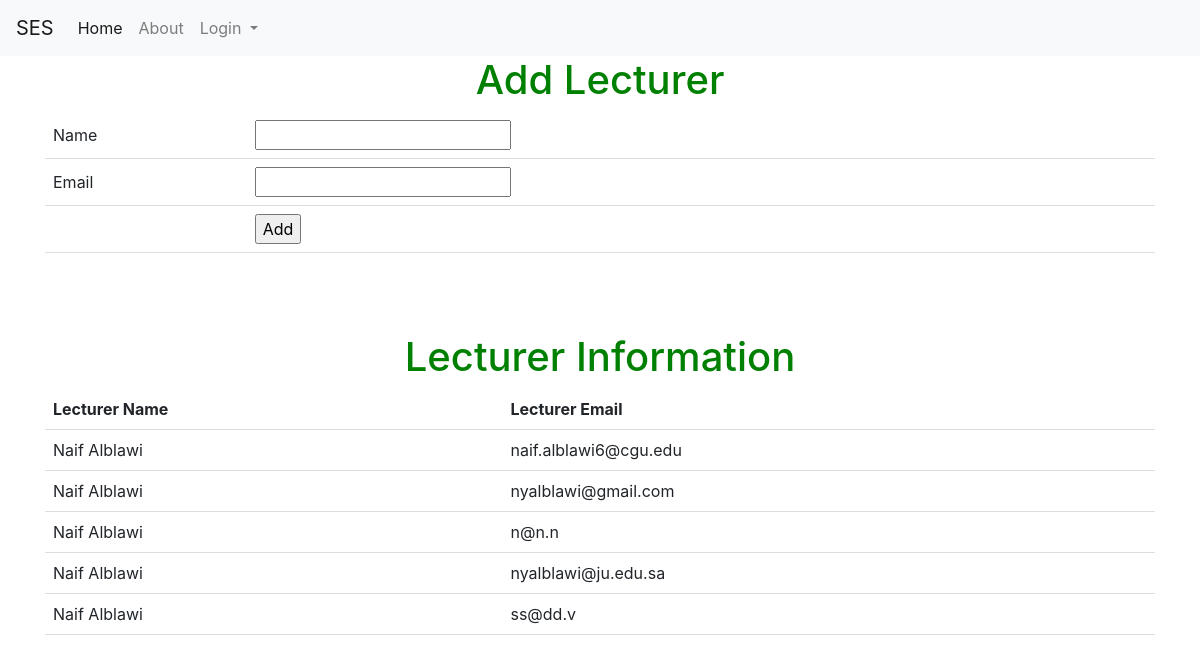
Page /saverecord on the committed database.
### tables this page shows
CREATE TABLE lec (lec_id INTEGER PRIMARY KEY AUTOINCREMENT UNIQUE, lec_name CHAR, lec_email CHAR CONSTRAINT lec_id UNIQUE ON CONFLICT IGNORE);

### auth.py (the view, shortened to what this page needs)
@auth.route("/saverecord",methods = ["POST","GET"])
def saveRecord():
    if request.method=='GET':
        con = sqlite3.connect("instance/db.sqlite")
        cur = con.cursor()
        cur.execute("SELECT * FROM lec")
        data6 = cur.fetchall()
        return render_template('add_lec.html',data6=data6)
    return render_template("add_lec.html",data6=data6)

### templates/add_lec.html (shortened to what this page needs)
{% extends "base.html" %}
{% block content %}
<h1>Add Lecturer</h1>
 <form action = "/saverecord" method="post">
 <table>
  <tr><td>Name</td><td><input type="text" name="name" ></td></tr>
  <tr><td>Email</td><td><input type="email" name="email"></td></tr>
  <tr><td></td><td><input type="submit" value="Add"></td></tr>
 </table>
 <br> <h1>{{msg}}</h1><br><br>
 <h1>Lecturer Information</h1>
 <table id="table_to_highlight" style="width:100%">
    <thead>
      <tr>
        <th>Lecturer Name</th>
        <th>Lecturer Email</th>
      </tr>
      </thead>
      <tbody>
       {% for row in data6 %}
              <tr>
                  <td>{{row[1]}}</td>
                  <td>{{row[2]}}</td>
              </tr>
          {% endfor %}
      </tbody>
  </table>
 </form>
{% endblock %}

### templates/add_lec.html (style rules this page uses)
body { text-align: center; }
h1 { color: green; }
table { border-collapse: collapse; width: 100%; }
th, td { padding: 8px; text-align: left; border-bottom: 1px solid #ddd; }

### rows in the picture
lec: lec_name "Naif Alblawi", lec_email "naif.alblawi6@cgu.edu"
lec: lec_name "Naif Alblawi", lec_email "nyalblawi@gmail.com"
lec: lec_name "Naif Alblawi", lec_email "n@n.n"
lec: lec_name "Naif Alblawi", lec_email "nyalblawi@ju.edu.sa"
lec: lec_name "Naif Alblawi", lec_email "ss@dd.v"
